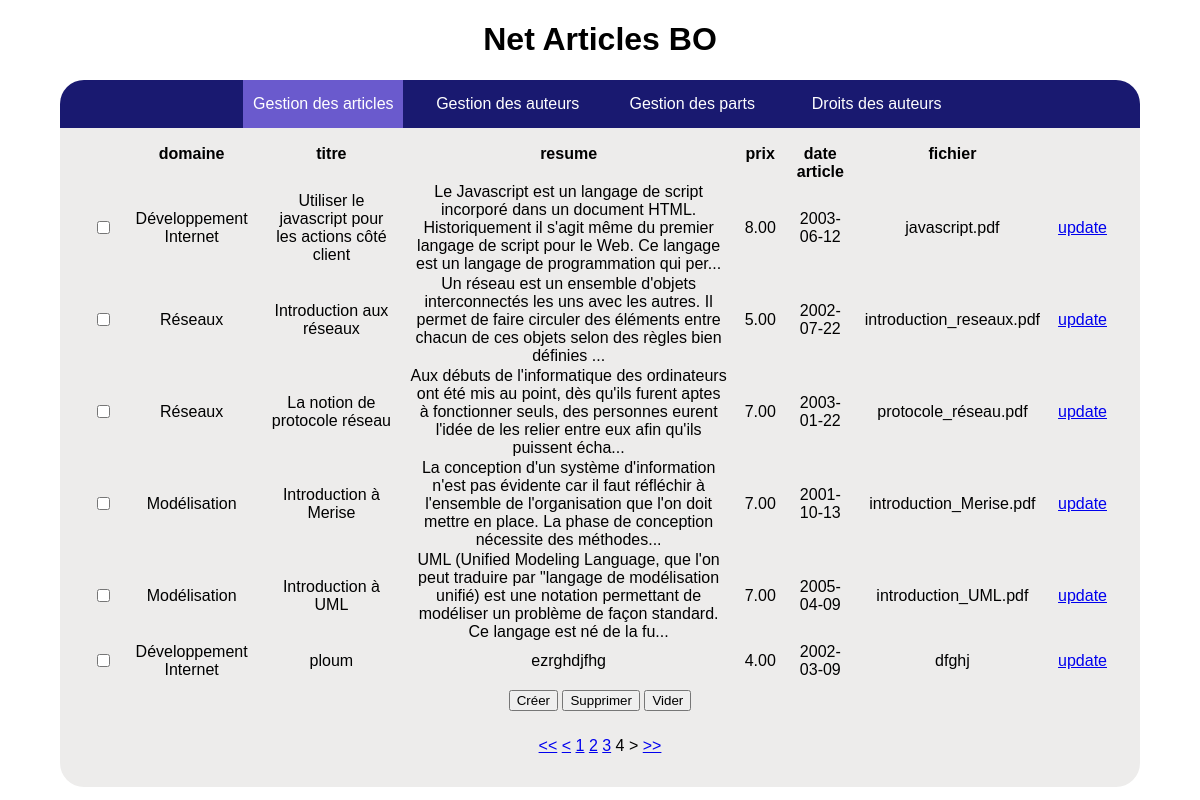
Screenshot of /index.php?c=article&a=read&page=4 with the database file from the repository.
### tables this page shows
CREATE TABLE IF NOT EXISTS `article` (
  `id_article` int(11) NOT NULL,
  `id_domaine` int(11) NOT NULL,
  `titre` varchar(250) DEFAULT NULL,
  `resume` varchar(2048) DEFAULT NULL,
  `prix` decimal(11,2) DEFAULT NULL,
  `date_article` date DEFAULT NULL,
  `fichier` varchar(50) NOT NULL,
  PRIMARY KEY (`id_article`),
  KEY `fk_article_domaine` (`id_domaine`)
);

CREATE TABLE IF NOT EXISTS `domaine` (
  `id_domaine` int(11) NOT NULL,
  `lib_domaine` varchar(80) DEFAULT NULL,
  PRIMARY KEY (`id_domaine`)
);

### controller/BootStrap.php (called while the page is built, shortened)
<?php
require_once 'model/HTTPRequest.php';
class BootStrap {
	private static $_controller = null;
	private static $_request = null;
	public static function getRequest()
	{
		if( is_null(self::$_request) ) {
			self::$_request = new HTTPRequest();
		}
		return self::$_request;
	}
	public static function getController()
	{
		if( is_null(self::$_controller) ) {
			self::initController();
		}
		return self::$_controller;
	}
	public static function initController() {
		$request = self::getRequest();
		try {
			$name = $request->getController();
			$action = $request->getAction();
			self::$_controller = new $controllerClass();
			self::$_controller->setTitle('Net Articles BO');
			self::$_controller->setName($name);
			self::$_controller->setView($name);
			self::$_controller->run($action);
		}
		catch (Exception $ex) {
			self::includeController('Error');
			self::$_controller = new ErrorController();
			self::$_controller->setTitle('Erreur - Net Articles BO');
			self::$_controller->setView('error');
			self::$_controller->setError($ex);
			self::$_controller->run($ex->getCode());
		}
		self::$_controller->setMenu('menu');
	}
}
?>

### model/HTTPRequest.php (called while the page is built, shortened)
<?php
class HTTPRequest
{
	private $_controller;
	private $_action;
	public function __construct() {
		$this->_controller = 'Index';
		$this->_action = 'default';
		if(isset($_REQUEST['c'])) {
			$this->_controller = $_REQUEST['c'];
		}
		if(isset($_REQUEST['a'])) {
			$this->_action = $_REQUEST['a'];
		}
	}
	public function getController()
	{
		return $this->_controller;
	}
	public function getAction()
	{
		return $this->_action;
	}
	public function getPage()
	{
		$page = 1;
		if(isset($_REQUEST['page']) && is_numeric($_REQUEST['page']) && $_REQUEST['page'] > 0){
			$page = $_REQUEST['page'];
		}
		return $page;
	}
	public function getURL($controller = null, $action = null, $params = null) {
		if(is_null($controller)){
			$controller = $this->getController();
		}
		if(is_null($action)){
			$action = $this->getAction();
		}
		$parameters = "";
		if( isset($params)  && is_array($params)) {
			foreach($params as $k => $v) {
				$parameters .= '&'.$k.'='.$v;
			}
		}
		$url = 'index.php?c='.$controller.'&a='.$action.$parameters;
		return $url;
	}
}
?>

### controller/PlainCRUDController.php (called while the page is built, shortened)
<?php
abstract class PlainCRUDController extends CRUDController {
	private $_rows;
	private $_page;
	private $_pageCount;
	public static $length = 6;
	protected function read() {
		$this->_pageCount = $this->definePageCount();
		$this->_rows = $this->defineRows(($this->getPage() - 1) * self::$length, self::$length);
	}
	public function initPagination() {
		$this->_page = BootStrap::getRequest()->getPage();
	}
	public function getHeader() {
		return array_keys($this->_rows[0]);
	}
	public function getRows() {
		return $this->_rows;
	}
	public function getPageCount() {
		return $this->_pageCount;
	}
	public function getPage() {
		return $this->_page;
	}
}
?>

### persistence/SQLRequest.php (called while the page is built, shortened)
<?php
class SQLRequest
{
	private $_request;
	private $_parameters;
	function __construct()
	{
		$this->_parameters = array();
	}
	public function getRequest()
	{
		return $this->_request;
	}
	public function setRequest($request)
	{
		$this->_request = $request;
	}
	public function getParameters()
	{
		return $this->_parameters;
	}
}
?>

### persistence/DBUtils.php (called while the page is built, shortened)
<?php
require_once 'persistence/SQLRequest.php';
class DBUtils
{
	private static function getConnection()
	{
		try
		{
			$connection = new PDO('mysql:host=localhost;dbname=net_articles', 'mod', 'mod');
			$connection->setAttribute(PDO::ATTR_ERRMODE, PDO::ERRMODE_EXCEPTION);
			$connection->exec('SET CHARACTER SET utf8;');
			return $connection;
		} catch(Exception $e)
		{
			$connection = null;
			throw $e;
		}
	}
	public static function read(SQLRequest $request)
	{
		try
		{
			$connection = self::getConnection();
			$prep = $connection->prepare($request->getRequest());
			$prep->execute($request->getParameters());
			return $prep;
		} catch(Exception $e)
		{
			$connection = null;
			throw $e;
		}
	}
}
?>

### model/Article.php (called while the page is built, shortened)
<?php
require_once 'persistence/DBUtils.php';
class Article implements CRUDTable {
	public static function readableList($start, $length) {
		$req = new SQLRequest();
		$req->setRequest(
			'Select a.id_article as id, d.lib_domaine as domaine, a.titre, a.resume, a.prix, a.date_article as "date article", a.fichier
			from article a
			join domaine d on d.id_domaine = a.id_domaine
			limit '.$start.', '.$length.';'
			);
		return DBUtils::read($req)->fetchAll(PDO::FETCH_ASSOC);
	}
	public static function getRowCount() {
		$req = new SQLRequest();
		$req->setRequest(
			'Select count(*)
			from article;'
			);
		$rs = DBUtils::read($req)->fetchAll(PDO::FETCH_NUM);
		return $rs[0][0];
	}
}
?>

### controller/ArticleController.php (called while the page is built, shortened)
<?php
require_once 'PlainCRUDController.php';
require_once 'model/Article.php';
class ArticleController extends PlainCRUDController {
	protected function defineRows($start, $length) {
		$rows = Article::readableList($start, $length);
		return $rows;
	}
	protected function definePageCount() {
		$pageCount = ceil(Article::getRowCount() / self::$length);
		return $pageCount;
	}
}
?>

### controller/CRUDController.php (called while the page is built, shortened)
<?php
abstract class CRUDController extends Controller {
	public function run($action) {
		switch ($action) {
			case 'read':
				$this->read();
				break;
		}
	}
}
?>

### view/read.php (the view, shortened to what this page needs)
<form action="<?php echo BootStrap::getRequest()->getURL(null, "delete") ?>" method="POST">
	<table>
		<?php
		$controller = BootStrap::getController();
		$header = $controller->getHeader();
		$rows = $controller->getRows();
		echo '<tr>';
		echo '<th></th>';
		foreach($header as $value) {
			if($value != 'id') {
				echo '<th>'.$value.'</th>';
			}
		}
		echo '</tr>';
		foreach($rows as $row) {
			echo '<tr>';
			echo '<td><input type="checkbox" name="ids[]" value="'.$row['id'].'"/></td>';
			foreach ($row as $key => $value) {
				if($key != 'id') {
					if(strlen($value) > 200) {
						$value = substr($value, 0, 196) . "...";
					}
					echo '<td>' . $value . '</td>';
				}
			}
			echo '<td><a href="'.  BootStrap::getRequest()->getURL(null, 'update',Array('id'=>$row['id'])).'">update</a></td>';
			echo '</tr>';
		}
		?>
	</table>
	<div id="control">
		<input type="submit" name="create" value="Créer" >
		<input type="submit" name="delete" value="Supprimer">
		<input type="reset" value="Vider">
	</div>
</form>
<p id="pagination">
	<?php
	$request = BootStrap::getRequest();
	$length = 5 - 1;
	$page = $controller->getPage();
	$pageCount = $controller->getPageCount();
	$start = $page - floor($length/2);
	if($start > $pageCount - $length){
		$start = $pageCount - $length;
	}
	if($start < 1) {
		$start = 1;
	}
	$end = $start + $length;
	if($end > $pageCount) {
		$end = $pageCount;
	}
	echo '<a href="'.$request->getURL(null,null,Array('page' => 1)).'"> <<</a> ';
	if($page > 1) {
		echo '<a href="'.$request->getURL(null,null,Array('page' => $page - 1)).'"> <</a> ';
	}
	else {
		echo ' < ';
	}
	for($p = $start; $p <= $end; ++$p) {
		if($p == $page) {
			echo $p.' ';
		}
		else {
			echo ' <a href="'.$request->getURL(null,null,Array('page' => $p)).'">'.$p.'</a> ';
		}
	}
	if($page < $pageCount) {
		echo '<a href="'.$request->getURL(null,null,Array('page' => $page + 1)).'"> ></a> ';
	}
	else {
		echo ' > ';
	}
	echo '<a href="'.$request->getURL(null,null,Array('page' => $pageCount)).'"> >> </a> ';
	?>
</p>

### view/Styles.css (style rules this page uses)
body { font-family: cantarell, sans-serif; margin: auto; width: 90%; }
table { border-spacing: 1em 0em; }
th { font-weight: bold; text-align: center; vertical-align: text-top; }
#pagination { text-align: center; }
table { margin: auto; text-align: center; }
#control { text-align: center; margin-top: 10px; margin-bottom: 10px; }
form { display: inline-block; margin: auto; text-align: left; }

### rows the page displays
article: id_domaine.lib_domaine "Développement Internet", titre "Utiliser le javascript pour les actions côté client", resume "Le Javascript est un langage de script incorporé dans un document HTML. Historiquement il s'agit même du premier langage de script pour le Web. Ce langage est un langage de programmation qui per...", prix "8.00", date_article "2003-06-12", fichier "javascript.pdf"
article: id_domaine.lib_domaine "Réseaux", titre "Introduction aux réseaux", resume "Un réseau est un ensemble d'objets interconnectés les uns avec les autres. Il permet de faire circuler des éléments entre chacun de ces objets selon des règles bien définies ...", prix "5.00", date_article "2002-07-22", fichier "introduction_reseaux.pdf"
article: id_domaine.lib_domaine "Réseaux", titre "La notion de protocole réseau", resume "Aux débuts de l'informatique des ordinateurs ont été mis au point, dès qu'ils furent aptes à fonctionner seuls, des personnes eurent l'idée de les relier entre eux afin qu'ils puissent écha...", prix "7.00", date_article "2003-01-22", fichier "protocole_réseau.pdf"
article: id_domaine.lib_domaine "Modélisation", titre "Introduction à Merise", resume "La conception d'un système d'information n'est pas évidente car il faut réfléchir à l'ensemble de l'organisation que l'on doit mettre en place. La phase de conception nécessite des méthodes...", prix "7.00", date_article "2001-10-13", fichier "introduction_Merise.pdf"
article: id_domaine.lib_domaine "Modélisation", titre "Introduction à UML", resume "UML (Unified Modeling Language, que l'on peut traduire par \"langage de modélisation unifié) est une notation permettant de modéliser un problème de façon standard. Ce langage est né de la fu...", prix "7.00", date_article "2005-04-09", fichier "introduction_UML.pdf"
article: id_domaine.lib_domaine "Développement Internet", titre "ploum", resume "ezrghdjfhg", prix "4.00", date_article "2002-03-09", fichier "dfghj"

### other values shown
$controller->getTitle() "Net Articles BO"
$value "domaine"
$value "titre"
$value "resume"
$value "prix"
$value "date article"
$value "fichier"
